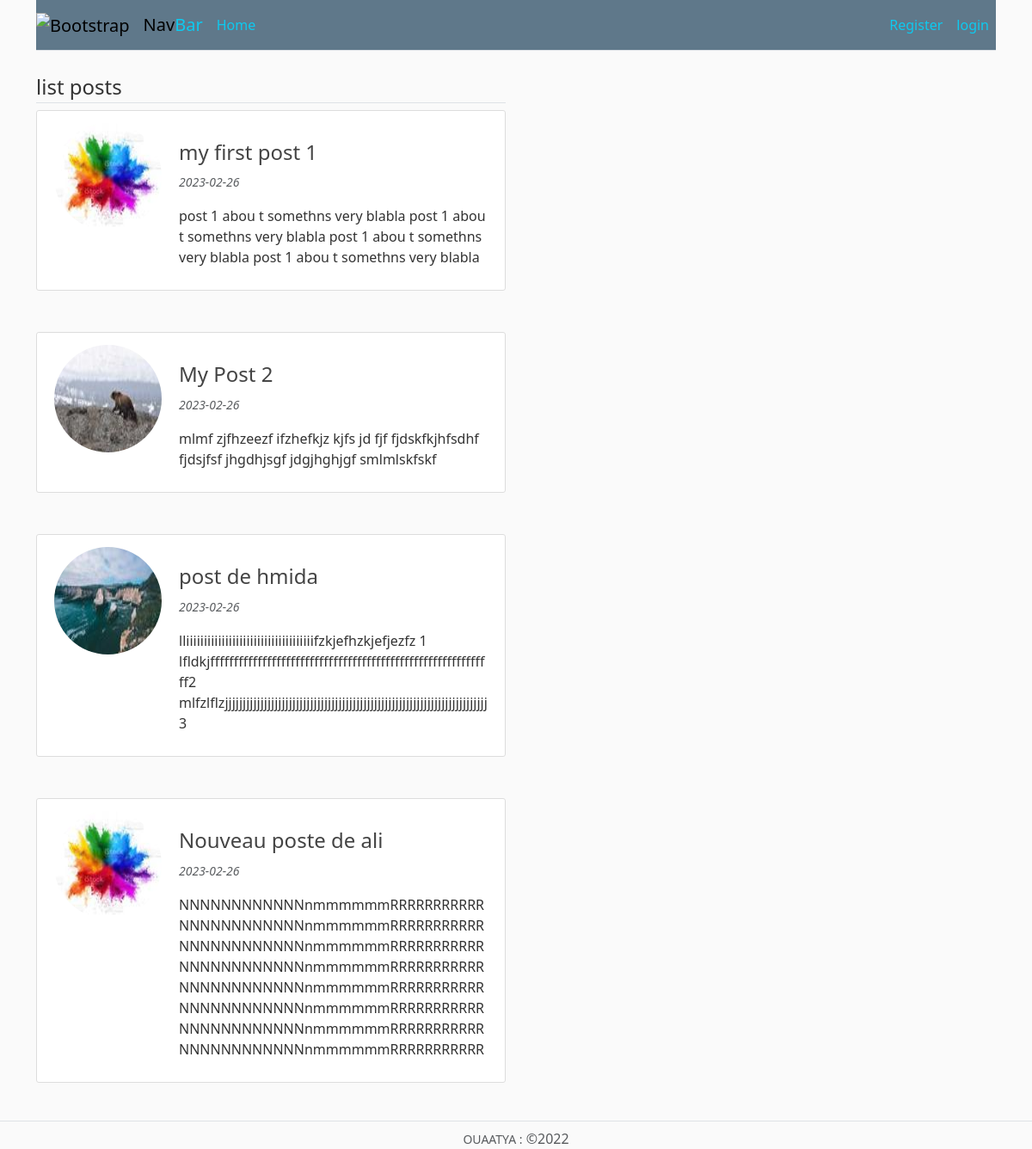
The page /home on the database its author committed.
### website/models.py (models this page shows, shortened)
class Post(db.Model):
    id = db.Column(db.Integer, primary_key=True)
    title = db.Column(db.String(100), nullable=False)
    date_posted = db.Column(db.DateTime, nullable=False, default=datetime.utcnow)
    content = db.Column(db.Text, nullable=False)
    user_id = db.Column(db.Integer, db.ForeignKey('user.id'), nullable=False)

class User(db.Model,UserMixin): # that sould manage our loggin sessions
    id = db.Column(db.Integer, primary_key=True)
    username = db.Column(db.String(20), unique=True, nullable=False)
    email = db.Column(db.String(120), unique=True, nullable=False)
    password = db.Column(db.String(60), nullable=False)
    image_file = db.Column(db.String(20), nullable=False, default='default.png')
    posts = db.relationship('Post', backref='author', lazy=True)

### website/routes.py (the view)
@app.route("/")
@app.route("/home")
def home():
    posts = Post.query.all()
    return render_template("home.html",title='home',posts=posts)

### website/templates/home.html (shortened to what this page needs)
{% extends "index.html" %}
{% block content %}
<div class="col-12 col-md-6">
    <legend class="border-bottom mt-4">list posts</legend>
        {%for post in posts %}
    <div class="content-section mt-5">
        <div class="d-flex">
            <div class="flex-shrink-0"><img class="rounded-circle account-img mt-1" src="{{ url_for('static', filename='profile_pics/' + post.author.image_file) }}"></div>
            <div class="flex-grow-1 mt-4">
                <h4><a class="article-title"   href="">{{ post.title }} </a></h4>
                <p><i><small class="text-muted">{{ post.date_posted.strftime('%Y-%m-%d') }}</small></i></p>
                <p class="text-break">
                    {{ post.content }}
                </p>
            </div>
        </div>
    </div>
        {% endfor %}
</div>
{% endblock content %}

### website/templates/index.html (shortened to what this page needs)
<!doctype html>
<html lang="en">
  <head>
    <link href="https://cdn.jsdelivr.net/npm/bootstrap@5.3.0-alpha1/dist/css/bootstrap.min.css" rel="stylesheet">
    <link rel="stylesheet" href="{{ url_for('static',filename='main.css') }}">
   </head>
<body>
  <div class="container">
  <nav class="navbar navbar-expand-sm  border-bottom bg-steel" >
      <a class="navbar-brand" href="#"><img src="https://getbootstrap.com/docs/5.3/assets/brand/bootstrap-logo.svg" alt="Bootstrap" width="30" height="24"></a>
      <a class="navbar-brand" href="#">Nav<span class="text-info" >Bar</span></a>
      <a class="nav-link link-info"  href="{{ url_for('home') }}">Home</a>
      <div class="collapse navbar-collapse"  id="navbarNavAltMarkup">
              <div class="navbar-nav ms-auto">
                      {% if current_user.is_authenticated %}
                      <a class="nav-link link-info" href="{{ url_for('new_post') }}" >New Post</a>
                      <a class="nav-link link-info" href="{{ url_for('account') }}" >profile</a>
                      <a class="nav-link link-info" href="{{ url_for('logout') }}" >logout</a>
                      {%else%}
                      <a class="nav-link link-info " href="{{ url_for('register') }}">Register</a>
                      <a class="nav-link link-info" href="{{ url_for('login') }}" >login</a>
                      {%endif%}
              </div>
      </div>
    </nav>
  </div>
<div class="container">
  <div class="row">
      {% block content %} {% endblock content %}
  <div class="col-12 col-md-6"></div>
  </div>
</div>
<footer class="pt-2 mt-4 text-muted border-top text-center"><small>OUAATYA   :</small>  &copy;2022</footer>
</body>
</html>

### website/static/main.css (style rules this page uses)
body { background: #fafafa; color: #333333; margin-top: 5rem; }
html, body { margin: 0px; padding: 0px; }
h1, h2, h3, h4, h5, h6 { color: #444444; }
.bg-steel { background-color: #5f788a; }
.content-section { background: #ffffff; padding: 10px 20px; border: 1px solid #dddddd; border-radius: 3px; margin-bottom: 20px; }
.article-title { color: #444444; text-decoration: none; }
.account-img { height: 125px; width: 125px; margin-right: 20px; margin-bottom: 16px; }

### rows shown on the page
Post: image_file (picture), title "my first post 1", date_posted "2023-02-26", content "post 1 abou t somethns very blabla post 1 abou t somethns very blabla post 1 abou t somethns very blabla post 1 abou t somethns very blabla"
Post: image_file (picture), title "My Post 2", date_posted "2023-02-26", content "mlmf zjfhzeezf ifzhefkjz kjfs jd fjf fjdskfkjhfsdhf fjdsjfsf jhgdhjsgf jdgjhghjgf smlmlskfskf"
Post: image_file (picture), title "post de hmida", date_posted "2023-02-26", content "lliiiiiiiiiiiiiiiiiiiiiiiiiiiiiiiiiiiifzkjefhzkjefjezfz 1 lfldkjffffffffffffffffffffffffffffffffffffffffffffffffffffffffffff2 mlfzlflzjjjjjjjjjjjjjjjjjjjjjjjjjjjjjjjjjjjjjjjjjjjjjjjjjjjjjjjjjjjjjjjjjjjjjjjjjj3"
Post: image_file (picture), title "Nouveau poste de ali", date_posted "2023-02-26", content "NNNNNNNNNNNNnmmmmmmRRRRRRRRRRR NNNNNNNNNNNNnmmmmmmRRRRRRRRRRR NNNNNNNNNNNNnmmmmmmRRRRRRRRRRR NNNNNNNNNNNNnmmmmmmRRRRRRRRRRRNNNNNNNNNNNNnmmmmmmRRRRRRRRRRR NNNNNNNNNNNNnmmmmmmRRRRRRRRRRRNNNNNNNNNNNNnmmmmmmRRRRRRRRRRRNNNNNNNNNNNNnmmmmmmRRRRRRRRRRR"
